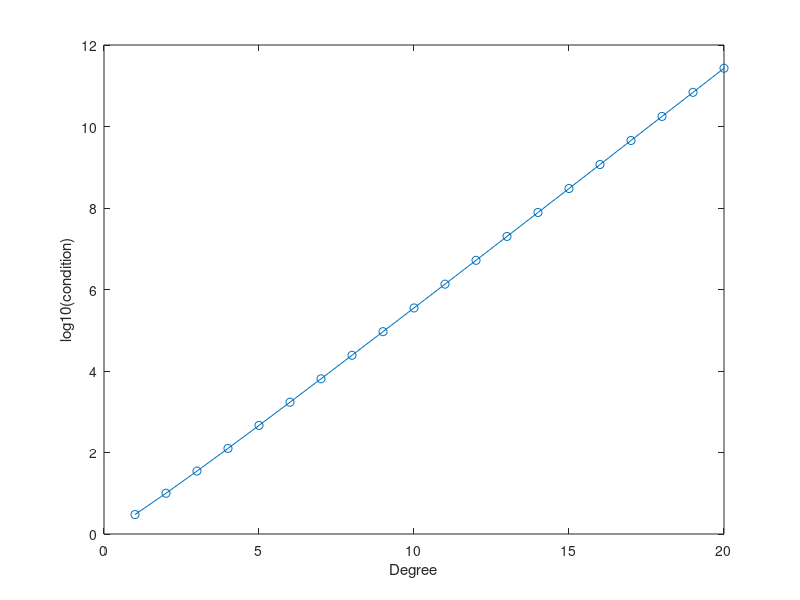

Write the MATLAB code that produced this figure. (Note: this script raises an error after producing the figure.)
% Condition number of mass-matrix
%N = degree of bernstein
for N=1:20
   A=zeros(N+1,N+1);
   for m=0:N
      for n=0:N
         A(m+1,n+1) = nchoosek(N,m) * nchoosek(N,n) * ...
                      gamma(2*N + 1 - (m+n)) * gamma(m+n+1) / gamma(2+2*N);
      end
   end
   %inv(A)
   %pause

   x(N)=N; y(N)=cond(A);

   %weigths
   w=[];
   for n=0:N
      w1 = nchoosek(N,n)*gamma(N+1-n)*gamma(n+1)/gamma(2+N);
      w = [w w1];
   end
   fprintf(1,'%d %e %e\n', x(N), y(N), min(w));
end

plot(x,log10(y),'-o')
xlabel('Degree')
ylabel('log10(condition)')

%weights

for N=1:10

   %weigths for control points
   w=[];
   for n=0:N
      w1 = nchoosek(N,n)*gamma(N+1-n)*gamma(n+1)/gamma(2+N);
      w = [w w1];
   end

   x=linspace(0,N,N+1)/N;
   A=zeros(N+1,N+1);
   for m=0:N
      for n=0:N
         A(m+1,n+1) = bernstein(N,n,x(m+1));
      end
   end

   wt = w * inv(A);
   [N 1/min(wt) max(wt) sum(wt)]

end
